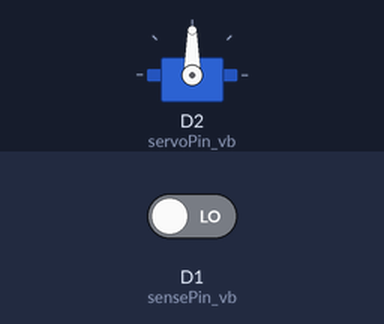
The sketch below on a simulated ESP8266 (NodeMCU). Parts: servo. The inputs (shaded band) are chosen by the test bench; at power-on: D1 (sensePin_vb) LOW. What the sketch prints to the serial monitor is not drawn.

Above: at 1.2 s.
1.3 s: D1 (sensePin_vb) driven HIGH
At 1.4 s:
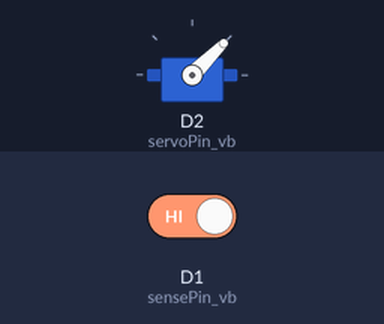
4.3 s: D1 (sensePin_vb) driven LOW
At 4.4 s:
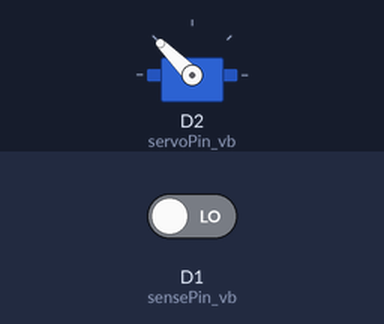
Timing chart, 0 to 7.3 s (numbered marks = the images above; inputs shaded):
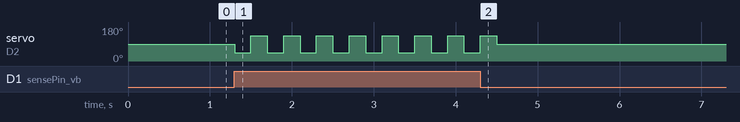

The sketch:

Processor2.ino
```cpp
#include <Servo.h>

int sensePin_vb = D1; //input pin
int servoPin_vb = D2; //output pin

Servo servo_vb;

void setup() {

  Serial.begin(115200);
  pinMode(sensePin_vb,INPUT);

  servo_vb.attach(servoPin_vb);
  servo_vb.write(90);
}

void loop() {

  int sensedata_vb = digitalRead(sensePin_vb);
  Serial.println(sensedata_vb);

  if (sensedata_vb == 1) {

    servo_vb.write(45);
    delay(200);
    servo_vb.write(135);
    delay(200);
    servo_vb.write(45);

  } else { //sensedata_vb == 0

    servo_vb.write(90); //Staying at its initial position

  }
}
```

Measured:
- after the input at 1.3 s, servo on D2 (servoPin_vb): alternates 135° for 0.20 s and 45° for 0.20 s, starting at once
